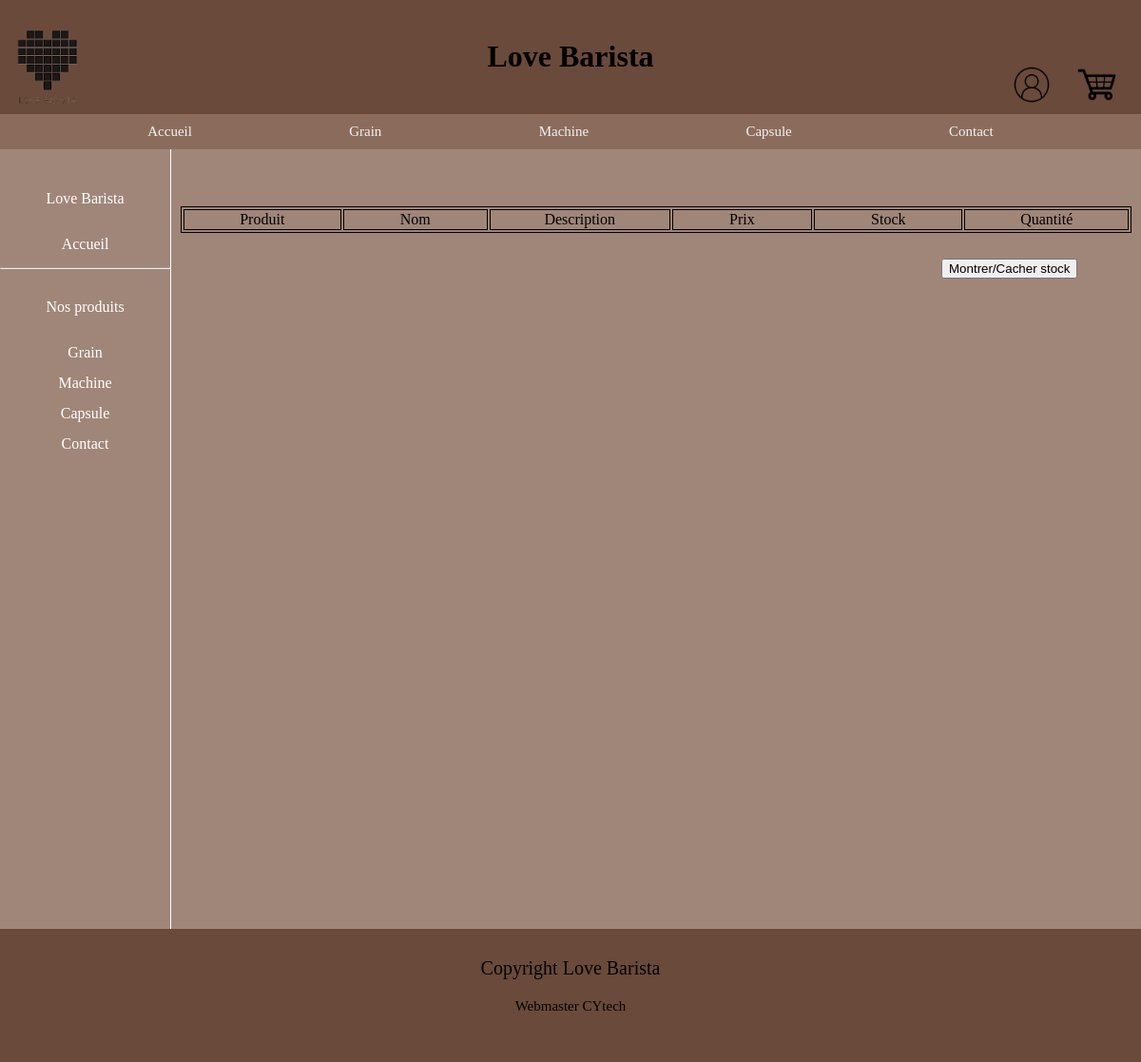
Page /php/produit.php?categorie=0 on the earlier database version.
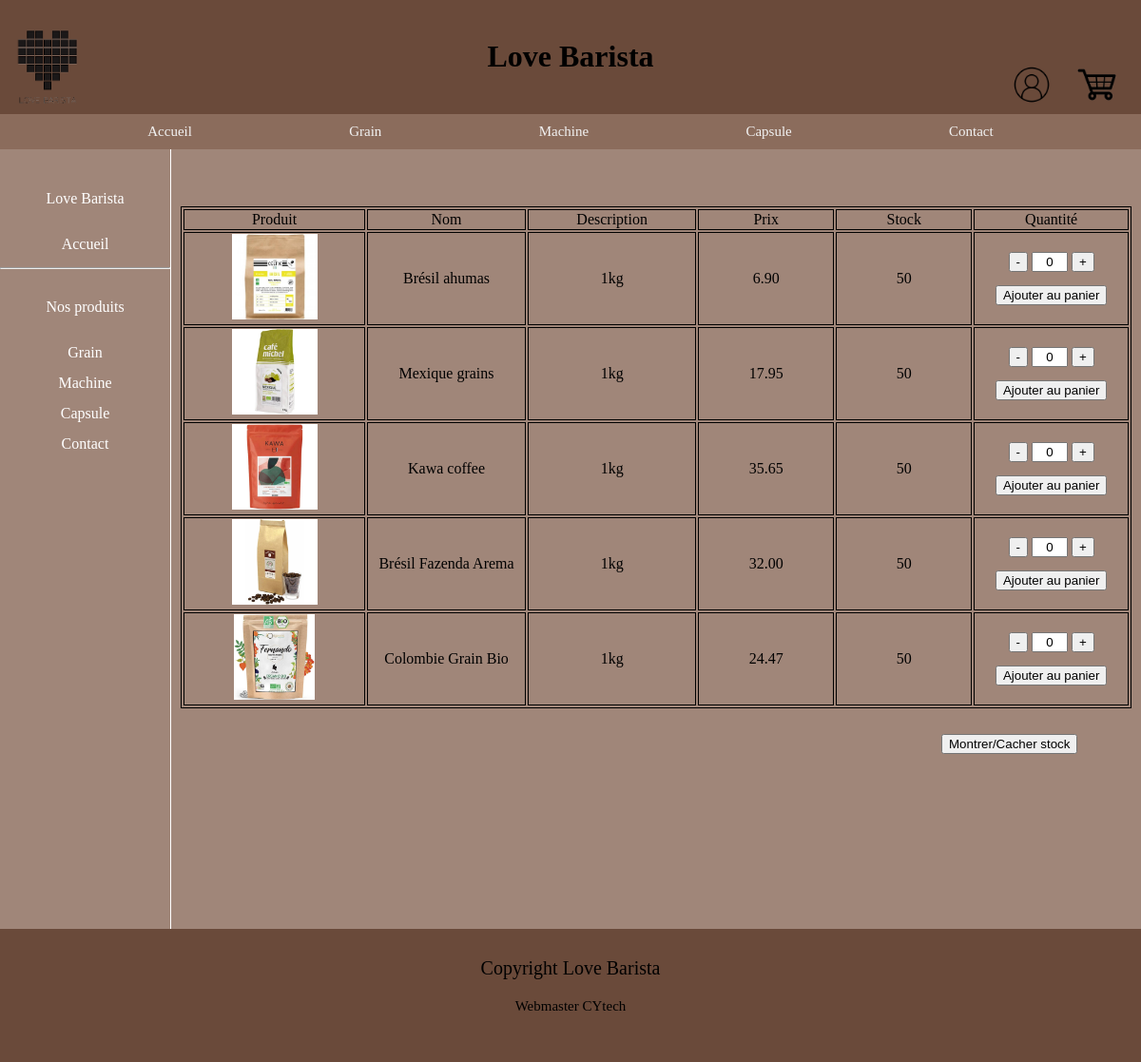
Same page on the later database version.
### tables this page shows
CREATE TABLE IF NOT EXISTS produits (
    image VARCHAR(255),
    nom VARCHAR(255),
    description VARCHAR(255),
    prix DECIMAL(8, 2),
    stock INT,
    categories_id INT,
    FOREIGN KEY(categories_id) REFERENCES categories(id)
);

### php/top.php (called while the page is built)
<?php
include "header.php";
include "topnav.php";
?>

### php/bdd.php (called while the page is built, shortened)
<?php
$mysqli = new mysqli("localhost", "lovebarista1", "bdd123", "lovebarista");
$res=$mysqli->query("Select * from produits;");
$res=$mysqli->query("Select * from produits;");
if($res==true){
    $donnees=array();
    while($colonne=$res->fetch_assoc()){
        $donnees[]=$colonne;
    }
}else{
    echo "Erreur execution requete".$mysqli->error;
}
?>

### php/produit.php (the view, shortened to what this page needs)
<?php
include "bdd.php";
?>
<!DOCTYPE html>
<html lang="en">
<link rel="stylesheet" href="../css/tp.css">
<head>
</head>
<body>
<div id="overlay" onclick="closeImg();">
</div>
<?php
include "top.php";
?>
<div id="mid">
    <?php
    include "nav.php"
    ?>
    <div id="section">
        <div class="tb_section">
            <table>
                <tr>
                    <td>Produit</td>
                    <td>Nom</td>
                    <td>Description</td>
                    <td>Prix</td>
                    <td id="stock-head">Stock</td>
                    <td>Quantité</td>
                </tr>
                <?php
                foreach ($donnees as $produit) {
                    if($produit["categories_id"] == $_GET["categorie"]){
                        echo '
                        <form method="post" action="add_product.php">
                            <tr>
                                <td><img src="' . $produit["image"] . '" height="90px" onclick="zoomImg(this)" class="image-Boutique" alt="' . $produit["nom"] . '"></td>
                                <td>' . $produit["nom"] . '</td>
                                <td>' . $produit["description"] . '</td>
                                <td>' . $produit["prix"] . '</td>
                                <td class="stock">' . $produit["stock"] . '</td>
                                <td>
                                    <button class="minus-btn" type="button" onclick="decreaseValue(this)">-</button>
                                    <input class="qt" name="quantity" type="text" value="0" id="quantity1"/>
                                    <button class="plus-btn" type="button" onclick="increaseValue(this)">+</button>
                                    <br>
                                    <input type="hidden" name="product_name" value="' . $produit["nom"] . '">
                                    <input type="hidden" name="product_price" value="' . $produit["prix"] . '">
                                    <button type="submit" class="ajouter" name="add_to_cart">Ajouter au panier</button>
                                </td>
                            </tr>
                        </form>';
                    }
                }
                ?>
            </table>
        </div>
        <button class="MCB" onclick="cacherStock()">Montrer/Cacher stock</button>
    </div>
</div>
<?php
include "footer.php"
?>
</body>
</html>

### php/header.php
<?php
echo('
<header>
    <img src="../img/loveBarista.png" id="logo" alt="Love Barista">
    <h1>Love Barista</h1>
    <div id="top-icon">');
if(isset($_SESSION['id'])) {
    echo('
        <a href="deconnexion.php">
            <img id="deconnexion-icon" src="../img/decon.png" alt="deconnexion">
        </a>');
} else {
    echo('
        <a href="connexion.php">
            <img id="connexion-icon" src="../img/connexion.png" alt="connexion">
        </a>');
}
echo('
        <a href="panier.php">
            <img id="pannier-icon" src="../img/pannier.png" alt="pannier">
        </a>
    </div>
</header>');
?>

### php/topnav.php
<?php
    echo ('
        <div class="topnav">
            <a href="index.php">Accueil</a>
            <a href="produit.php?categorie=0">Grain</a>
            <a href="produit.php?categorie=1">Machine</a>
            <a href="produit.php?categorie=2">Capsule</a>
            <a href="contact.php">Contact</a>
        </div>
    ');
?>

### php/nav.php
<?php
echo('
<div id="nav">
        <div id="nav-top">
            <p>Love Barista</p>
            <a href="index.php">Accueil</a>
            <hr>
        </div>
        <div id="nav-bottom">
            <p>Nos produits</p>
            <a href="produit.php?categorie=0">Grain</a>
            <a href="produit.php?categorie=1">Machine</a>
            <a href="produit.php?categorie=2">Capsule</a>
            <a href="contact.php">Contact</a>
        </div>
    </div>
')
?>

### php/footer.php
<?php
echo ('
<div id="footer">
    <p style="font-size: 20px">Copyright Love Barista</p>
    <p style="font-size: 15px">Webmaster CYtech</p>
</div>
');
?>

### css/tp.css (style rules this page uses)
header { padding-top: 20px; background-color: #6a4a3a; height: 100px; text-align: center; }
#logo { height: 100px; position: absolute; left: 0; }
body,html { margin: 0; padding: 0; flex-grow: 1; }
#nav { background-color:#a08679; color: white; height: auto; float: left; position : relative; border-right: white 1px solid; }
.topnav { margin: auto; background-color: #8b6c5c; overflow: hidden; display: flex; justify-content: space-evenly; }
#nav-top { text-align: center; padding-top: 20px; line-height: 200% }
#nav-bottom { display: grid; text-align: center; line-height: 200% }
.topnav a { float: left; color: #f2f2f2; text-align: center; padding: 10px; text-decoration: none; font-size: 15px; outline: #8b6c5c; }
#top-icon { display: flex; position: absolute; right: 0; justify-content: space-between; top: 4em; }
#top-icon a { margin-right: 20px; }
#connexion-icon,#pannier-icon,#deconnexion-icon { width: 50px; }
#section { background-color: #a08679; float: left; padding: 10px; height:100vh; }
#mid { Display: grid; background-color: #a08679; Grid-template-columns: 1fr 5fr; gap: 0; height: 100vh; }
#footer { padding:30px; background-color:#6a4a3a; height: 100px; clear: both; text-align: center; margin-bottom: 0; }
td { position: relative; text-align: center; }
table, th, td { border: black 1px solid; width: 1000px; }
.ajouter { margin-top: 1em; }
.tb_section { margin-top: 5%; display: flex; justify-content: center; }
.qt { width: 30px; text-align: center; }
#overlay { position: fixed; z-index: 100; text-align: center; display: flex; justify-content: center; align-items: center; width: 100vw; height: 100vh; }
.stock { display: table-cell; }
.MCB { margin-top: 2em; margin-left: 80%; margin-bottom: 4em; }
a:link { text-decoration: none; }
a { color: inherit; }

Differences in the rows shown:
added produits: image (picture), nom "Brésil ahumas", description "1kg", prix "6.90", stock "50"
added produits: image (picture), nom "Mexique grains", description "1kg", prix "17.95", stock "50"
added produits: image (picture), nom "Kawa coffee", description "1kg", prix "35.65", stock "50"
added produits: image (picture), nom "Brésil Fazenda Arema", description "1kg", prix "32.00", stock "50"
added produits: image (picture), nom "Colombie Grain Bio", description "1kg", prix "24.47", stock "50"
